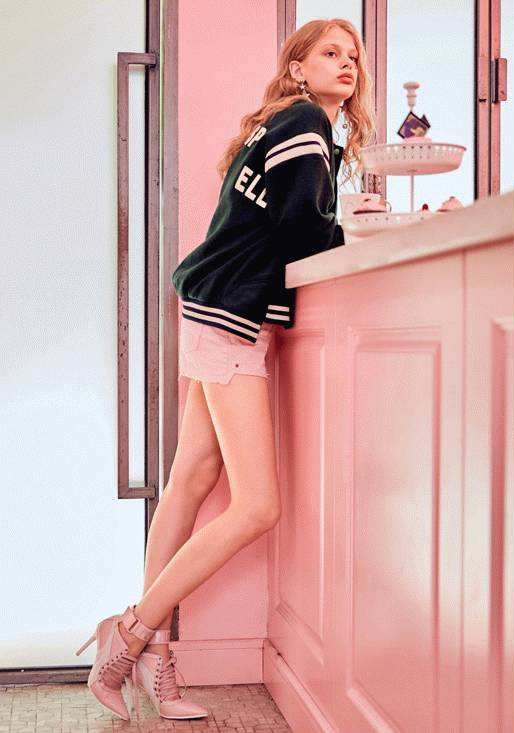
#> input picture girl.jpg, 514 x 733 px
$ jupyter execute 'opencv中的图像梯度.ipynb'   (older library calls are emulated)
#> lines starting #> are read from the running program, lines starting #| are printed output that depends on the picture
[cell 1]
import cv2

[cell 2]
img=cv2.imread("girl.jpg")
#> img is the input picture: shape (733, 514, 3); mean B, G, R 167.5, 169.5, 207.8
def sobel_demo(image):
    grad_y=cv2.Sobel(image,cv2.CV_32F,0,1)#Scharr算子是sobel算子的增强版
    grad_x=cv2.Sobel(image,cv2.CV_32F,1,0)
    gradx=cv2.convertScaleAbs(grad_x)
    grady=cv2.convertScaleAbs(grad_y)
    cv2.imshow("gradient_x",gradx)
    cv2.imshow("gradient_y",grady)
    grad=cv2.addWeighted(gradx,0.5,grady,0.5,0)
    cv2.imshow("gradient",grad)

def lapalians_demo(image):
    dst=cv2.Laplacian(image,cv2.CV_32F)#可以用np.array定义一个kernel，然后用cv2.filter2D，达到一样的效果
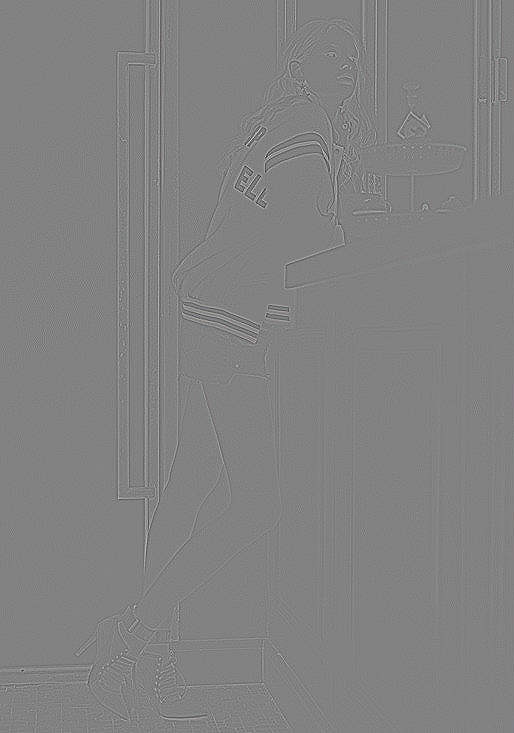
#> dst: shape (733, 514, 3) float32; mean B, G, R 0, 0, 0; drawn with min black and max white
    lpls=cv2.convertScaleAbs(dst)
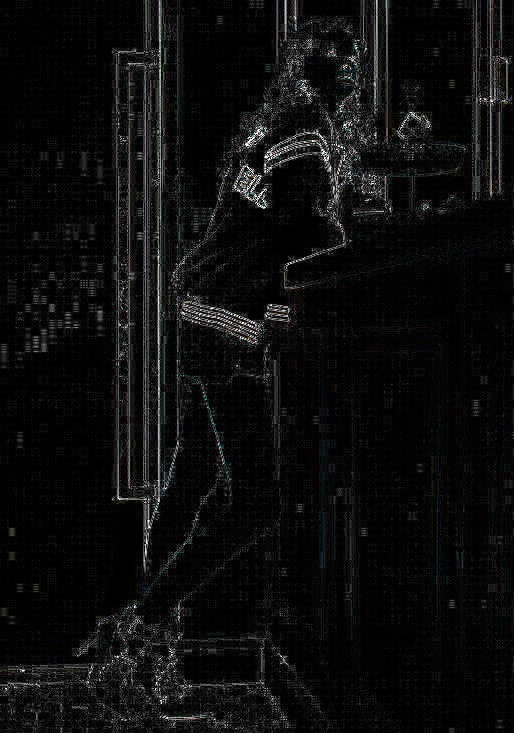
#> lpls: shape (733, 514, 3); mean B, G, R 13.4, 13.3, 13.3
    cv2.imshow("lapalians",lpls)


lapalians_demo(img)
if cv2.waitKey()==27:
#> (key Esc is pressed here)
    cv2.destroyAllWindows()
